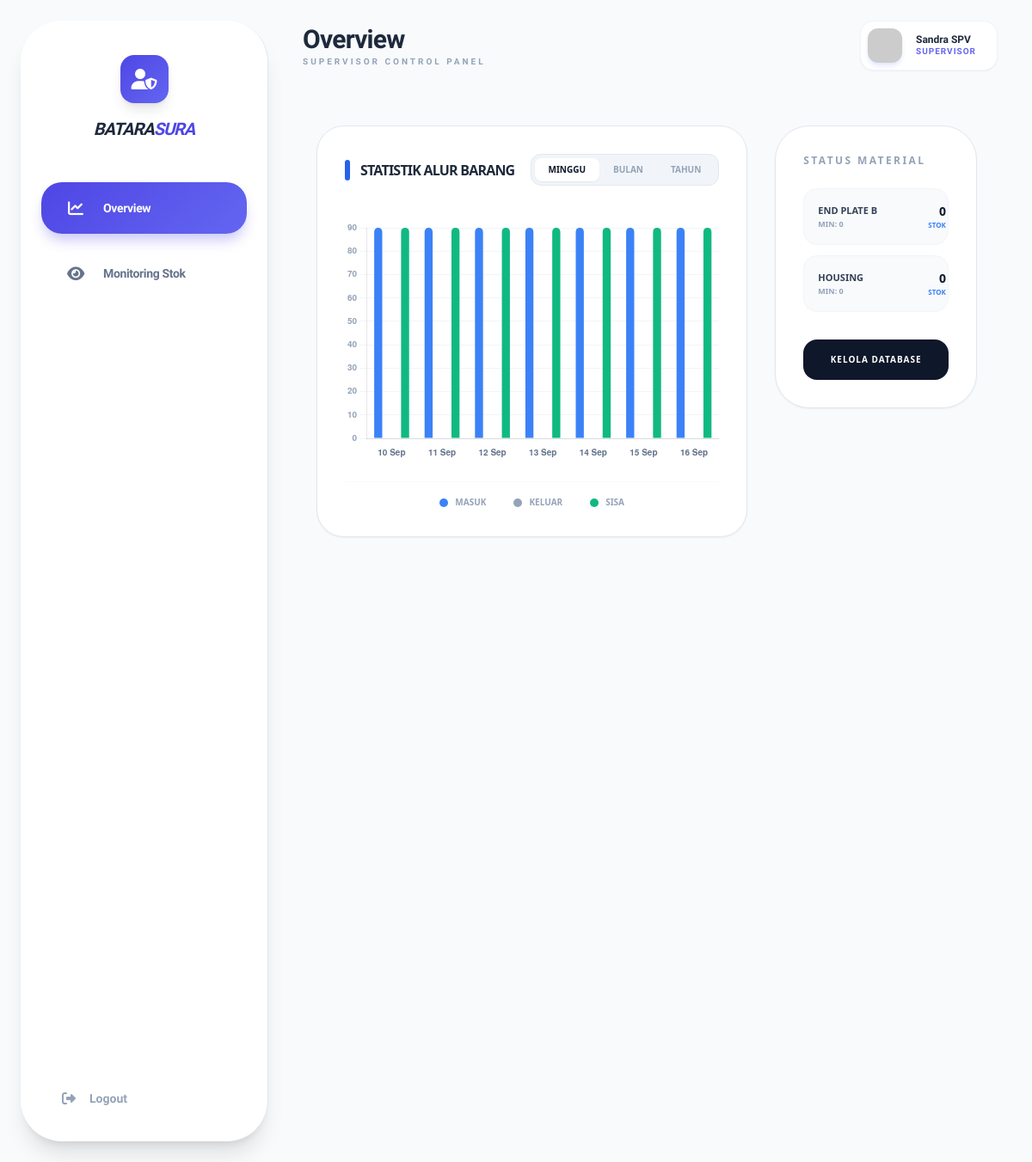
Screenshot of /supervisor/dashboard_spv.php (signed in) with the database file from the repository.
### tables this page shows
CREATE TABLE `data_material` (
  `id` int(11) NOT NULL,
  `nama_material` varchar(100) NOT NULL,
  `no_part` varchar(50) NOT NULL,
  `material_spec` varchar(100) DEFAULT NULL,
  `material_size` varchar(50) DEFAULT NULL,
  `standard` varchar(50) DEFAULT NULL,
  `satuan` enum('gr','pcs','ml') NOT NULL,
  `created_at` timestamp NOT NULL DEFAULT current_timestamp()
);

### supervisor/pages/overview.php (the view, shortened to what this page needs)
<?php
$filter = isset($_GET['filter']) ? $_GET['filter'] : 'minggu';
$list_tanggal = [];
switch ($filter) {
    default:
        $interval = "6 DAY";
        $label_format = 'd M';
        for ($i = 6; $i >= 0; $i--) {
            $date = date('Y-m-d', strtotime("-$i day"));
            $list_tanggal[$date] = ['masuk' => 0, 'keluar' => 0];
        }
        break;
}
$query_saldo_awal = "SELECT SUM(CASE WHEN tipe = 'masuk' THEN jumlah ELSE 0 END) - SUM(CASE WHEN tipe = 'keluar' THEN jumlah ELSE 0 END) as saldo_awal FROM stok_mutasi WHERE tanggal < DATE_SUB(CURDATE(), INTERVAL $interval)";
$res_saldo = mysqli_query($conn, $query_saldo_awal);
$running_balance = (float)(mysqli_fetch_assoc($res_saldo)['saldo_awal'] ?? 0);
$labels = []; $data_masuk = []; $data_keluar = []; $data_sisa = [];
foreach ($list_tanggal as $tgl => $val) {
    $labels[] = date($label_format, strtotime($filter == 'tahun' ? $tgl . '-01' : $tgl));
    $stok_tersedia = $running_balance + $val['masuk'];
    $sisa_hari_ini = $stok_tersedia - $val['keluar'];
    $data_masuk[] = $stok_tersedia;
    $data_keluar[] = $val['keluar'];
    $data_sisa[] = $sisa_hari_ini;
    $running_balance = $sisa_hari_ini;
}
$query_sync_kritis = "SELECT m.nama_material, COALESCE(s.stok_sekarang, 0) as stok_sekarang, COALESCE(s.stok_minimum, 0) as stok_minimum FROM data_material m LEFT JOIN stok_material s ON m.id = s.material_id WHERE s.stok_sekarang <= s.stok_minimum OR s.stok_sekarang IS NULL OR s.stok_sekarang = 0 ORDER BY stok_sekarang ASC LIMIT 5";
$res_detail = mysqli_query($conn, $query_sync_kritis);
$total_kritis = mysqli_num_rows($res_detail);
?>
<div class="p-4 md:p-8 bg-[#F8FAFC] min-h-screen font-sans text-slate-900">
    <div class="max-w-7xl mx-auto grid lg:grid-cols-3 gap-8">
        <div class="lg:col-span-2 bg-white rounded-[2rem] border border-slate-200 p-8 shadow-sm flex flex-col">
            <div class="flex justify-between items-center mb-10">
                <div class="flex items-center gap-3">
                    <div class="w-1.5 h-6 bg-blue-600 rounded-full"></div>
                    <h3 class="font-black uppercase tracking-tighter text-base text-slate-800">Statistik Alur Barang</h3>
                </div>
                <div class="flex bg-slate-100 p-1 rounded-xl border border-slate-200">
                    <?php foreach(['minggu' => 'Minggu', 'bulan' => 'Bulan', 'tahun' => 'Tahun'] as $key => $lbl): ?>
                        <a href="?page=overview&filter=<?= $key ?>"
                           class="px-4 py-1.5 rounded-lg text-[10px] font-black uppercase transition-all <?= $filter == $key ? 'bg-white text-slate-900 shadow-sm' : 'text-slate-400 hover:text-slate-600' ?>">
                            <?= $lbl ?>
                        </a>
                    <?php endforeach; ?>
                </div>
            </div>
            <div class="h-[280px] w-full mb-6">
                <canvas id="mainChart"></canvas>
            </div>
            <div class="flex justify-center gap-8 pt-4 border-t border-slate-50">
                <div class="flex items-center gap-2 text-[10px] font-bold uppercase text-slate-400">
                    <div class="w-2.5 h-2.5 rounded-full bg-[#3B82F6]"></div> Masuk
                </div>
                <div class="flex items-center gap-2 text-[10px] font-bold uppercase text-slate-400">
                    <div class="w-2.5 h-2.5 rounded-full bg-[#94A3B8]"></div> Keluar
                </div>
                <div class="flex items-center gap-2 text-[10px] font-bold uppercase text-slate-400">
                    <div class="w-2.5 h-2.5 rounded-full bg-[#10B981]"></div> Sisa
                </div>
            </div>
        </div>
        <div class="space-y-6">
            <div class="bg-white rounded-[2.5rem] border border-slate-200 p-8 shadow-sm">
                <h3 class="text-xs font-black uppercase tracking-[0.2em] text-slate-400 mb-6">Status Material</h3>
                <?php if ($total_kritis > 0): ?>
                    <div class="space-y-3">
                        <?php while ($item = mysqli_fetch_assoc($res_detail)): ?>
                            <div class="flex items-center justify-between p-4 rounded-2xl bg-slate-50 border border-slate-100">
                                <div>
                                    <p class="text-[11px] font-black uppercase text-slate-700 truncate w-32"><?= $item['nama_material'] ?></p>
                                    <p class="text-[9px] font-bold text-slate-400">MIN: <?= (float)$item['stok_minimum'] ?></p>
                                </div>
                                <div class="text-right">
                                    <p class="text-sm font-black text-slate-900"><?= (float)$item['stok_sekarang'] ?></p>
                                    <p class="text-[8px] font-bold text-blue-500 uppercase">Stok</p>
                                </div>
                            </div>
                        <?php endwhile; ?>
                    </div>
                <?php else: ?>
                    <div class="inline-flex items-center gap-2 px-4 py-2 rounded-full bg-emerald-50 border border-emerald-100">
                        <span class="text-sm font-bold text-emerald-700">Semua Stok Aman</span>
                    </div>
                <?php endif; ?>
                <a href="?page=stok-material" class="mt-8 block w-full py-4 bg-slate-900 text-white rounded-2xl text-center font-black text-[10px] uppercase tracking-widest hover:bg-blue-600 transition-all">
                    Kelola Database
                </a>
            </div>
        </div>
    </div>
</div>
<script>
    const ctx = document.getElementById('mainChart').getContext('2d');
    new Chart(ctx, {
        type: 'bar',
        data: {
            labels: <?= json_encode($labels) ?>,
            datasets: [
                {
                    label: 'Masuk',
                    data: <?= json_encode($data_masuk) ?>,
                    backgroundColor: '#3B82F6',
                    borderRadius: 5,
                    barPercentage: 0.6,
                },
                {
                    label: 'Keluar',
                    data: <?= json_encode($data_keluar) ?>,
                    backgroundColor: '#94A3B8',
                    borderRadius: 5,
                    barPercentage: 0.6,
                },
                {
                    label: 'Sisa',
                    data: <?= json_encode($data_sisa) ?>,
                    backgroundColor: '#10B981',
                    borderRadius: 5,
                    barPercentage: 0.6,
                }
            ]
        },
        options: {
            responsive: true,
            maintainAspectRatio: false,
            // Delay dipercepat agar lebih responsif
            animation: {
                duration: 1000,
                easing: 'easeOutQuart',
                delay: (context) => context.dataIndex * 50 // Delay antar batang lebih cepat (50ms)
            },
            plugins: {
                legend: { display: false },
                tooltip: {
                    padding: 12,
                    backgroundColor: '#1E293B',
                    titleFont: { size: 12, weight: 'bold' },
                    cornerRadius: 8
                }
            },
            scales: {
                y: {
                    beginAtZero: true,
                    grid: { color: '#F1F5F9', drawBorder: false },
                    ticks: {
                        color: '#94A3B8',
                        font: { size: 10, weight: '600' },
                        callback: function(value) { return value.toLocaleString(); }
                    }
                },
                x: {
                    grid: { display: false },
                    ticks: { color: '#64748B', font: { size: 10, weight: '700' } }
                }
            }
        }
    });
</script>

### supervisor/dashboard_spv.php (style rules this page uses)
body { font-family: 'Plus Jakarta Sans', sans-serif; background-color: #F8FAFC; }

### rows the page displays
data_material: nama_material "END PLATE B", stok_minimum "0", stok_sekarang "0"
data_material: nama_material "HOUSING", stok_minimum "0", stok_sekarang "0"

### other values shown
str_replace('-', ' ', $page) "Overview"
$lbl "MINGGU"
$lbl "BULAN"
$lbl "TAHUN"
chart data {{ json_encode($data_masuk) }} [90,90,90,90,90,90,90]
chart data {{ json_encode($data_keluar) }} [0,0,0,0,0,0,0]
chart data {{ json_encode($data_sisa) }} [90,90,90,90,90,90,90]
